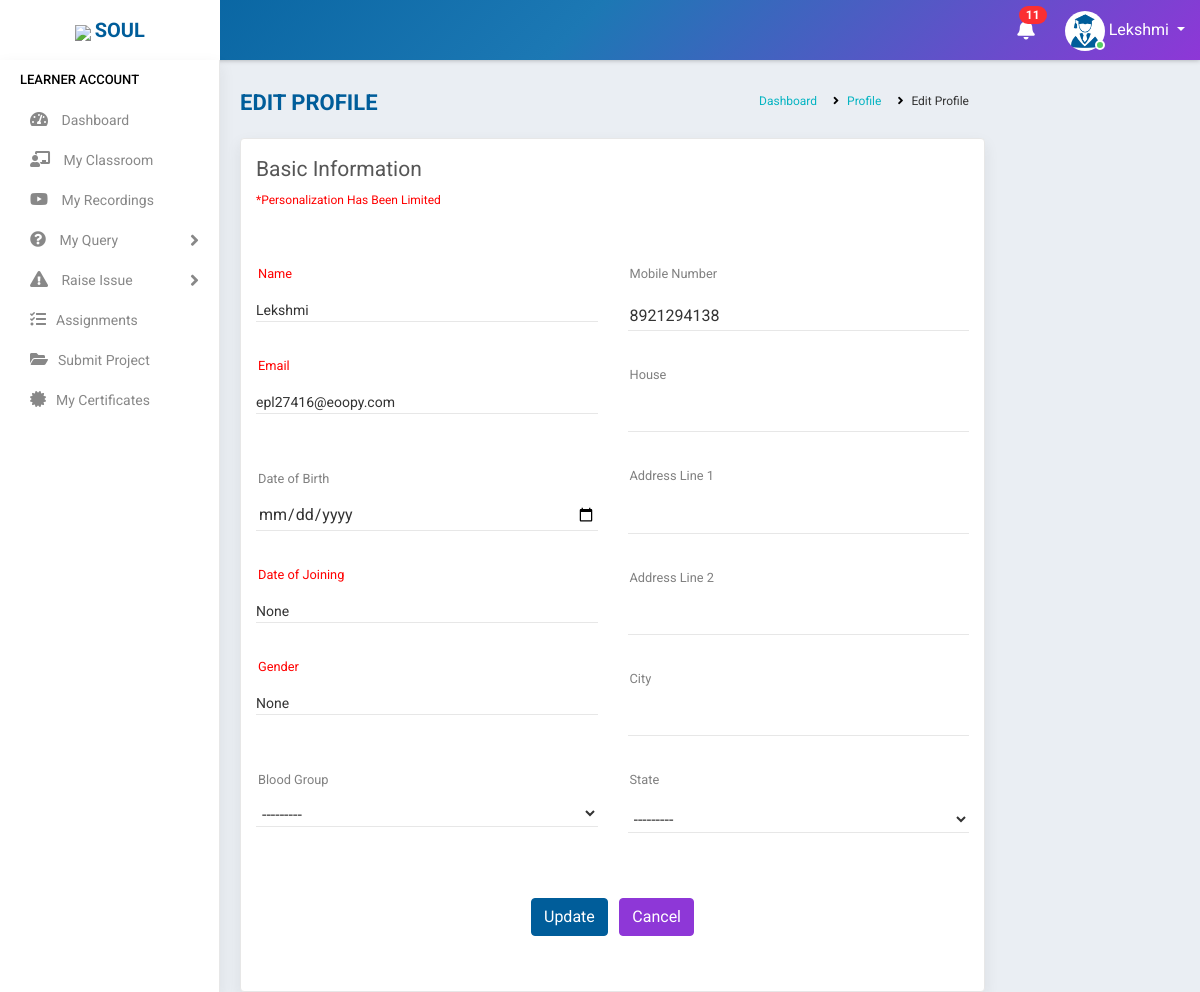
Screenshot of /profile/update/ (signed in) with the database file from the repository.
### accounts/models.py (models this page shows, shortened)
class Student(models.Model):
    state = (
    ('Andhra Pradesh','Andhra Pradesh'),
    ('Arunachal Pradesh','Arunachal Pradesh'),
    ('Assam','Assam'),
    ('Bihar','Bihar'),
    ('Chhattisgarh','Chattisgarh'),
    ('Goa','Goa'),
    ('Gujarat','Gujarat'),
    ('Haryana','Haryana'),
    ('Himachal Pradesh','Himachal Pradesh'),
    ('Jharkhand','Jharkhand'),
    ('Karnataka','Karnataka'),
    ('Kerala','Kerala'),
    ('Madhya Pradesh','Madhya Pradesh'),
    ('Maharashtra','Maharashtra'),
    ('Manipur','Manipur'),
    ('Meghalaya','Meghalaya'),
    ('Mizoram','Mizoram'),
    ('Nagaland','Nagaland'),
    ('Odisha','Odisha'),
    ('Rajasthan','Rajasthan'),
    ('Sikkim','Sikkim'),
    ('Tamil Nadu','Tamil Nadu'),
    ('Telangana','Telangana'),
    ('Tripura','Tripura'),
    ('Uttar Pradesh','Uttar Pradesh'),
    ('Uttarakhand','Uttarakhand'),
    ('West Bengal','West Bengal')
)
    groups = (
    ('AB+', 'AB+'),
    ('AB-', 'AB-'),
    ('A+', 'A+'),
    ('A-', 'A-'),
    ('B+', 'B+'),
    ('B-', 'B-'),
    ('O+', 'O+'),
    ('O-', 'O-'),
    )
    user= models.OneToOneField(User,on_delete=models.CASCADE,null=True,blank=True)
    name = models.CharField(max_length=100,blank=True)
    mobile = models.CharField(max_length=10,blank=True)
    email = models.EmailField(max_length=200,blank=True)
    sex = models.CharField(max_length=10,null=True,choices=(('Male','Male'),('Female','Female')),blank=True)
    dob = models.DateField(null=True, blank=True)
    blood_group = models.CharField(max_length=100,null=True, blank=True,choices=groups)
    house = models.CharField(max_length=100,null=True,blank=True)
    street =models.CharField(max_length=100,null=True,blank=True)
    street2 =models.CharField(max_length=100,null=True,blank=True)
    city = models.CharField(max_length=100,null=True,blank=True)
    state = models.CharField(max_length=100,null=True,choices=state,blank=True)
    course_enrolled = models.CharField(max_length=100,null=True,blank=True)
    now_attending = models.CharField(max_length=100,null=True,blank=True)
    start_date = models.DateField(null=True,blank=True)
    shared = models.BooleanField(default=False,choices=((True, 'Yes'), (False, 'No')),blank=True)
    payment = models.CharField(max_length=10,choices=(('Full','Full'),('Half','Half')),default='Half',blank=True)
    status = models.CharField(max_length=20,choices=(('Active','Active'),('Inactive','Inactive')),default='Active',blank=True)
    profile_pic = models.ImageField(null=True,default="student.jpg")
    total_fees = models.IntegerField(null=True,blank=True)
    fees_paid = models.IntegerField(null=True,blank=True)
    balance = models.IntegerField(null=True,blank=True)

### accounts/views.py (the view, shortened to what this page needs)
# urls.py: path('profile/update/', ProfileUpdate.as_view(),name='profile_update'),
class ProfileUpdate(View):
    def get(self, request):
        user=request.user
        if user.is_authenticated:
            note = Notification.objects.filter(receiver=user).filter(status="Not Read").order_by('-datetime')
            no_count = note.count()
            try:
                s= Staff.objects.get(user=user)
                form = ProfileUpdateForm(instance=s)
                return render(request,'accounts/edit_profile.html',{'s':s,'form':form,'no_count':no_count,'note':note})
            except:
                s= Student.objects.get(user=user)
                form = StudentProfileUpdateForm(instance=s)
                return render(request,'students/edit_profile.html',{'s':s,'form':form,'no_count':no_count,'note':note})
        else:
            return redirect('logout')

### accounts/forms.py
class StudentProfileUpdateForm(ModelForm):
    class Meta:
        model = Student
        fields =['dob','blood_group','mobile','house','street','street2','city','state']

### accounts/templates/students/edit_profile.html (shortened to what this page needs)
{% extends 'accounts/main.html' %}
{% block content %}
    <div class="main-wrapper">
    {% include 'students/navbar.html' %}
    {% include 'students/sidebar.html' %}
        <div class="container" style="padding-top:80px;padding-left:5%">
            <div class="page-header">
                <div class="row">
                    <div class="col-lg-7 col-md-12 col-sm-12 col-12">
                        <h5 class="text-uppercase">Edit Profile</h5>
                    </div>
                    <div class="col-lg-5 col-md-12 col-sm-12 col-12">
                        <ul class="list-inline breadcrumb float-right">
                            <li class="list-inline-item"><a href="{% url 'home' %}">Dashboard</a></li>
                            <li class="list-inline-item"><a href="{% url 'profile' %}">Profile</a></li>
                            <li class="list-inline-item">Edit Profile</li>
                        </ul>
                    </div>
                </div>
            </div>
            <div class="page-content">
                <div class="row">
                    <div class="col-lg-12 col-md-12 col-sm-12 col-12">
                        <div class="card">
                            <div class="page-title">
                                <div class="row">
                                    <div class="col-lg-12 col-md-12 col-sm-12 col-12">
                                        <div class="page-title">Basic information</div>
                                        <p style="font-size:12px;color:red">*Personalization has been limited</p>
                                    </div>
                                </div>
                            </div>
                            <div class="card-body">
                                <div class="row">
                                    <div class="col-lg-6 col-md-6 col-sm-6 col-12">
                                        <form method="post" enctype="multipart/form-data" action>
                                            <div class="form-group custom-mt-form-group">
                                                <fieldset style="padding-top:25px">{{s.name}}</fieldset>
                                                <label class="control-label" style="color:red">Name</label><i class="bar"></i>
                                            </div>
                                            <div class="form-group custom-mt-form-group">
                                                <fieldset style="padding-top:25px">{{s.email}}</fieldset>
                                                <label class="control-label" style="color:red">Email</label><i class="bar"></i>
                                            </div>
                                            <br>
                                            <div class="form-group custom-mt-form-group">
                                                {% load widget_tweaks %}
                                                {% render_field form.dob type="date" %}
                                                <label class="control-label" >Date of Birth</label><i class="bar"></i>
                                            </div>
                                            <div class="form-group custom-mt-form-group">
                                                <fieldset style="padding-top:25px">{{s.start_date}}</fieldset>
                                                <label class="control-label" style="color:red">Date of Joining</label><i class="bar"></i>
                                            </div>
                                            <div class="form-group custom-mt-form-group">
                                                <fieldset style="padding-top:25px">{{s.sex}}</fieldset>
                                                <label class="control-label" style="color:red">Gender</label><i class="bar"></i>
                                            </div>
                                            <br>
                                            <div class="form-group custom-mt-form-group">
                                                {% render_field form.blood_group type="date" %}
                                                <label class="control-label" >Blood Group</label><i class="bar"></i>
                                            </div>
                                    </div>
                                    <div class="col-lg-6 col-md-6 col-sm-6 col-12">
                                            <div class="form-group custom-mt-form-group">
                                                <fieldset style="padding-top:25px">{{form.mobile}}</fieldset>
                                                <label class="control-label">Mobile Number</label><i class="bar"></i>
                                            </div>
                                            <div class="form-group custom-mt-form-group">
                                                <fieldset style="padding-top:25px">{{form.house}}</fieldset>
                                                <label class="control-label">House</label><i class="bar"></i>
                                            </div>
                                            <div class="form-group custom-mt-form-group">
                                                <fieldset style="padding-top:25px">{{form.street}}</fieldset>
                                                <label class="control-label">Address Line 1</label><i class="bar"></i>
                                            </div>
                                            <div class="form-group custom-mt-form-group">
                                                <fieldset style="padding-top:25px">{{form.street2}}</fieldset>
                                                <label class="control-label">Address Line 2</label><i class="bar"></i>
                                            </div>
                                            <div class="form-group custom-mt-form-group">
                                                <fieldset style="padding-top:25px">{{form.city}}</fieldset>
                                                <label class="control-label">City</label><i class="bar"></i>
                                            </div>
                                            <div class="form-group custom-mt-form-group">
                                                <fieldset style="padding-top:25px">{{form.state}}</fieldset>
                                                <label class="control-label">State</label><i class="bar"></i>
                                            </div>
                                    </div>
                                    <div class="col-lg-12 col-md-12 col-sm-12 col-12">
                                            <div class="form-group text-center custom-mt-form-group">
                                                <button type="submit"class="btn btn-primary mr-2" type="submit">Update</button>
                                                <a href="{% url 'home' %}" class="btn btn-secondary" >Cancel</a>
                                            </div>
                                    </div>
                                </div>
                            </div>
                        </div>
                    </div>
                </div>
            </div>
        </div>
    </div>
    {% endblock %}

### accounts/templates/students/navbar.html (shortened to what this page needs)
<div class="header">
    <div class="header-left">
        <a href="https://www.teqstories.com" class="logo">
            <img src="https://www.teqstories.com/assets/images/Blue.png" style="height: 40px;width:auto;">
            <span class="text-uppercase"><b>Soul</b></span>
        </a>
    </div>
    <div class="page-title-box float-left">
    </div>
    <ul class="nav user-menu float-right">
        {% include 'accounts/mini/notify.html' %}
        <li class="nav-item dropdown has-arrow">
            <a href="#" class="dropdown-toggle nav-link user-link" data-toggle="dropdown">
                <span class="user-img"><img class="rounded-circle" src="{{request.user.student.profile_pic.url}}" width="40" height="40" alt="{{request.user.student.name|title}}">
                    <span class="status online"></span></span>
                <span>{{request.user.student.name|title}}</span>
            </a>
        </li>
    </ul>
</div>

### rows the page displays
Student: name "Lekshmi", email "epl27416@eoopy.com", start_date "None", sex "None", blood_group "---------", mobile "8921294138", state "---------"

### other values shown
{{ no_count }} "11"
{{ request.user.student.name|title }} "Lekshmi"
